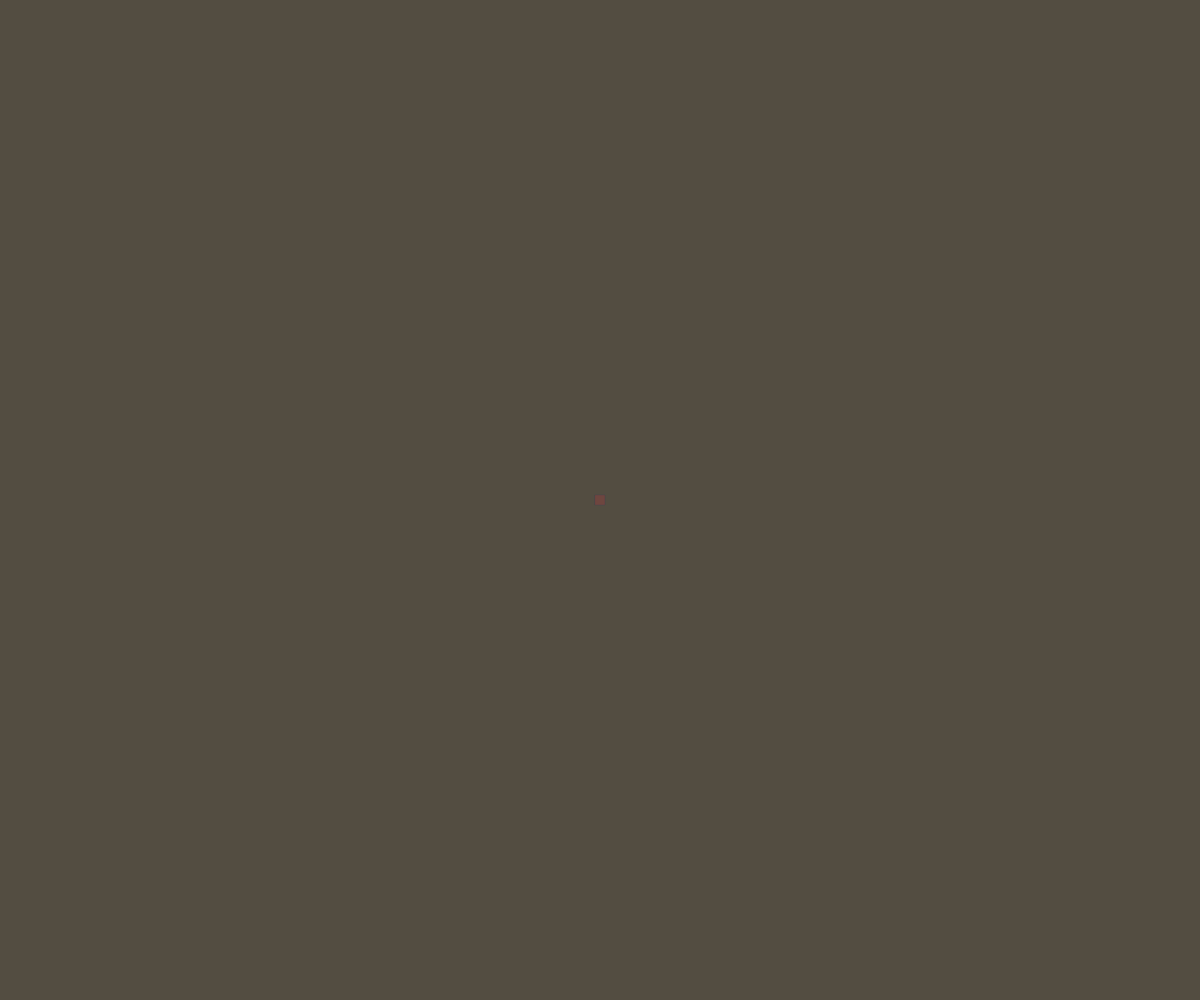
Frame 1 (no input)
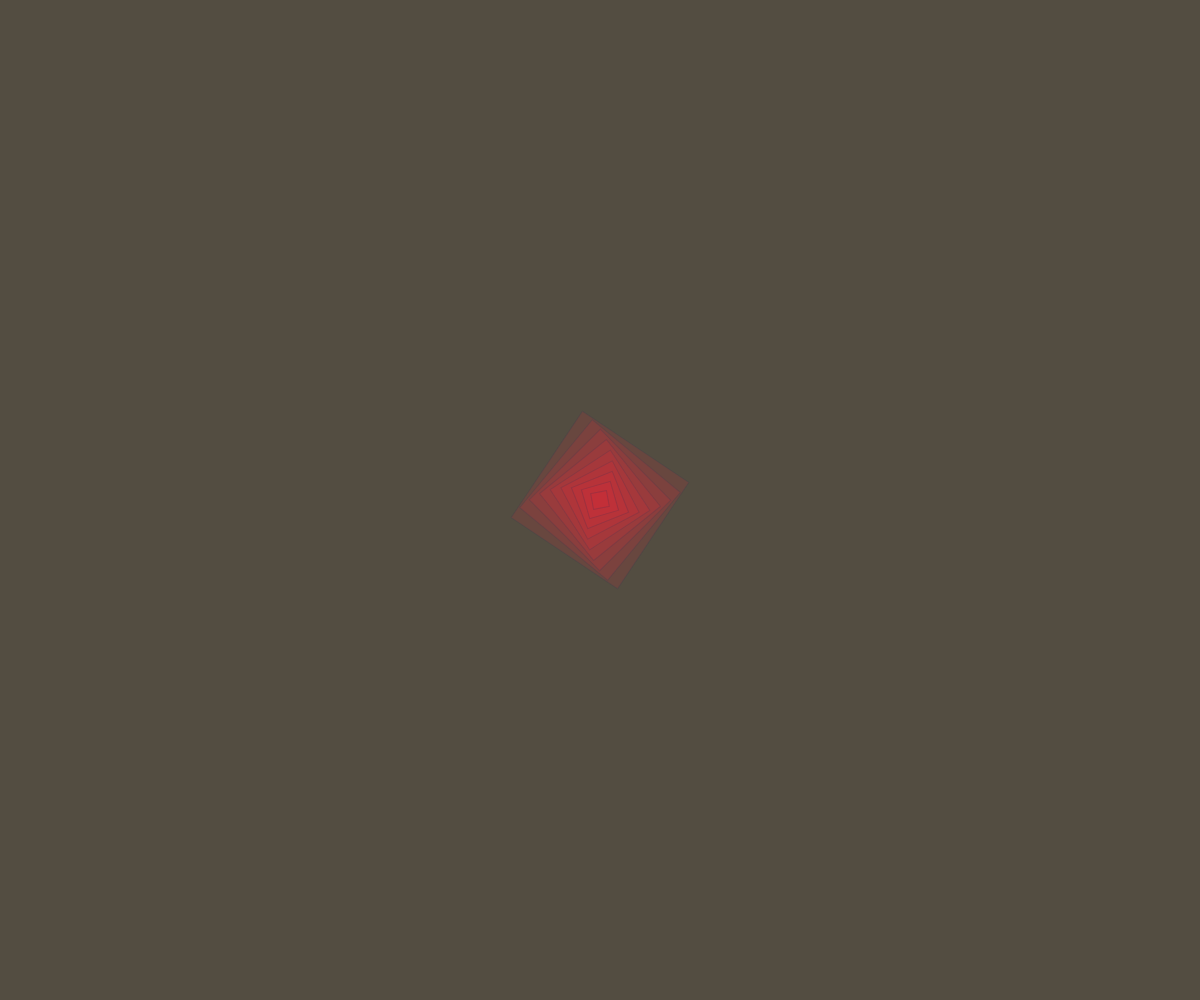
Frame 60 (no input)
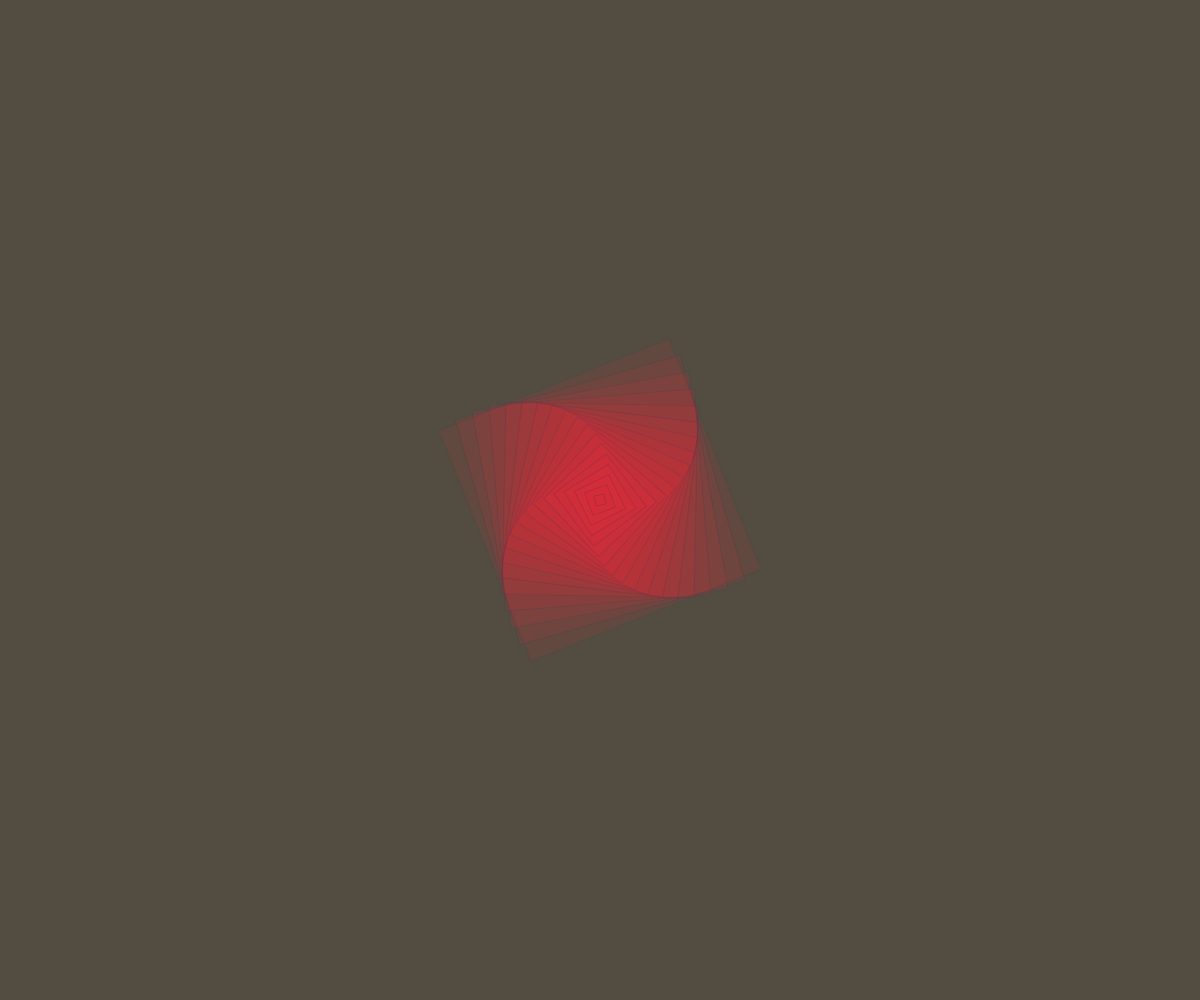
Frame 120 (the mouse pressed at the canvas centre since frame 60)

The p5.js sketch that drew these frames (run headless with seeded random() and noise() and a simulated clock; from frame 60 on, the mouse is pressed at the canvas centre):

// p5.js sketch
// ── sketch.js
"use strict";

var _createClass = function () { function defineProperties(target, props) { for (var i = 0; i < props.length; i++) { var descriptor = props[i]; descriptor.enumerable = descriptor.enumerable || false; descriptor.configurable = true; if ("value" in descriptor) descriptor.writable = true; Object.defineProperty(target, descriptor.key, descriptor); } } return function (Constructor, protoProps, staticProps) { if (protoProps) defineProperties(Constructor.prototype, protoProps); if (staticProps) defineProperties(Constructor, staticProps); return Constructor; }; }();

function _classCallCheck(instance, Constructor) { if (!(instance instanceof Constructor)) { throw new TypeError("Cannot call a class as a function"); } }

// $color1: rgba(219, 43, 57, 1);
// $color2: rgba(41, 51, 92, 1);
// $color3: rgba(243, 167, 18, 1);
// $color4: rgba(240, 206, 160, 1);
// $color5: rgba(83, 77, 65, 1);

// const bgCol = [41, 51, 92];
var bgCol = [83, 77, 65];
var strokeCol = [41, 51, 92];
var fillCol = [219, 43, 57];

var creationCounter = 1;

var bigR = 500;
var rotation = 0;
var rotationInc = -0.01;
var rotationObj = 0;
var rotationIncObj = 0.1;
var lengthInc = 2;
var opacityDec = 0.0008;
var initialOpacity = 0.2;
var decoObjects = [];
var creationRareness = 7;

function setup() {
	createCanvas(windowWidth, windowHeight);
	colorMode(RGB, 255, 255, 255, 1);
	rectMode(CENTER);
	smooth();
}

function draw() {
	if (creationCounter % creationRareness === 1) {
		createDecoObj();
	}

	// --- Draw 
	translate(width / 2, height / 2);
	background(bgCol);

	rotate(rotation);

	var rotStep = TWO_PI / decoObjects.length;
	decoObjects.forEach(function (obj, index) {
		obj.decoDraw();
		obj.update();
	});

	// ---- Update state
	var lastIndex = decoObjects.length - 1;
	if (decoObjects[lastIndex].opacity <= 0) {
		decoObjects.splice(lastIndex, 1);
	}

	rotation -= rotationInc;
	creationCounter += 1;
}

function createDecoObj() {
	var rad = bigR / 50;
	var obj = new DecoObject(rad, rad, initialOpacity, rotationObj);
	decoObjects.push(obj);
	rotationObj += rotationIncObj;
}

var DecoObject = function () {
	function DecoObject(w, h, op, rot) {
		_classCallCheck(this, DecoObject);

		this.width = w;
		this.height = h;
		this.opacity = op;
		this.rotation = rot;
	}

	_createClass(DecoObject, [{
		key: "decoDraw",
		value: function decoDraw() {
			push();
			rotate(this.rotation);
			fill.apply(undefined, fillCol.concat([this.opacity]));
			stroke.apply(undefined, strokeCol.concat([min(this.opacity, 0.3)]));
			rect(0, 0, this.width, this.height);
			pop();
		}
	}, {
		key: "update",
		value: function update() {
			this.opacity -= opacityDec;
			this.width += lengthInc;
			this.height += lengthInc;
		}
	}]);

	return DecoObject;
}();

function windowResized() {
	createCanvas(windowWidth, windowHeight);
	decoObjects = [];
	buildDeco();
}
